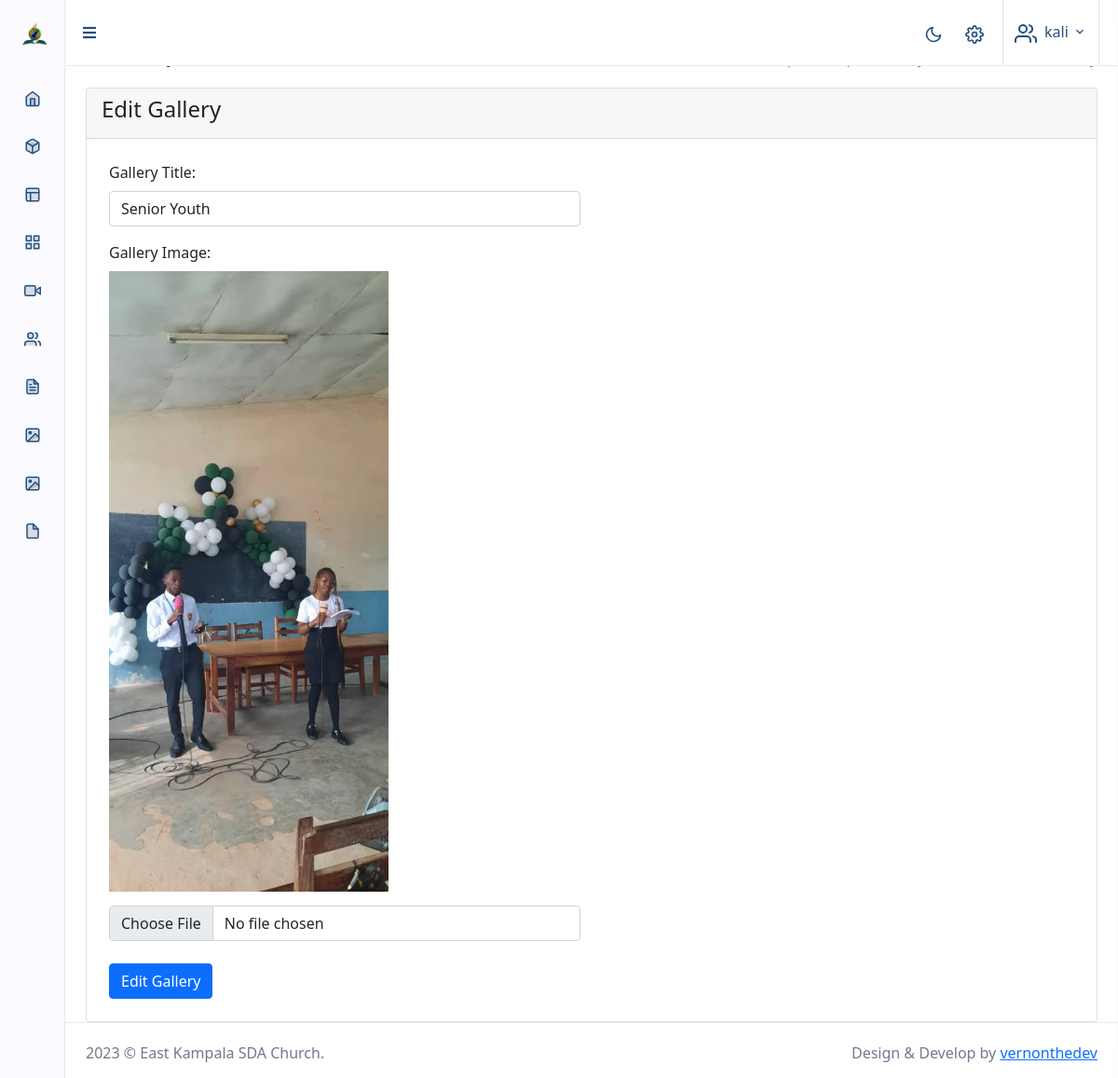
Page /admin/edit-gallery.php (signed in) on the committed database.
### tables this page shows
CREATE TABLE `image_gallery` (
  `gallery_id` int(11) NOT NULL,
  `gallery_title` varchar(100) NOT NULL,
  `gallery_img` varchar(100) NOT NULL
);

### admin/edit-gallery.php (the view, shortened to what this page needs)
<?php
include'config.php';
$view_gallery = "SELECT * FROM image_gallery";
$run_query = $conn->prepare($view_gallery);
$run_query->execute();
$rows = $run_query->fetchAll();
?>
<!doctype html>
<html lang="en">
<head>
    <?php include'style.php'; ?>
</head>
<body>
        <div id="layout-wrapper">
    <?php include'header.php'; ?>
            <div class="main-content">
                <div class="page-content">
                    <div class="container-fluid">
                        <div class="row">
                            <div class="col-12">
                                <div class="page-title-box d-sm-flex align-items-center justify-content-between">
                                    <h4 class="mb-sm-0 font-size-18">Edit Gallery</h4>
                                    <div class="page-title-right">
                                        <ol class="breadcrumb m-0">
                                            <li class="breadcrumb-item"><a href="./">Admin</a></li>
                                            <li class="breadcrumb-item active">Edit Gallery</li>
                                        </ol>
                                    </div>
                                </div>
                            </div>
                        </div>
                        <div class="row">
                            <div class="col-12">
                                <div class="card">
                                    <div class="card-header">
                                        <h4 class="card-title">Edit Gallery</h4>
                                    </div>
                                    <div class="card-body editable_banner p-4">
                                        <div class="row">
                                            <div class="col-lg-6">
                                                <?php
                                                foreach($rows as $row){
                                                $gallery_title = $row->gallery_title;
                                                $gallery_img = $row->gallery_img;
                                            }
                                                ?>
                                                <form action="" method="POST" enctype="multipart/form-data" >
                                                    <div class="mb-3">
                                                        <label for="example-text-input" class="form-label">Gallery Title:</label>
                                                        <input class="form-control" type="text"  id="example-text-input" name="gallery_title" placeholder="Gallery Title" value="<?php echo $gallery_title ?>">
                                                    </div>
                                                    <div class="mb-3">
                                                        <label for="example-text-input" class="form-label">Gallery Image:</label>
                                                        <img class="editable_img" id="output" src="banner/<?php echo $gallery_img ?>">
                                                        <input class="form-control" type="file"  id="example-img-input" name="gallery_img" placeholder="Gallery Image" onchange="loadFile(event)">
                                                    </div>
                                                    <div class="mt-4">
                                                        <button type="submit" name="edit_gallery" class="btn btn-primary w-md">Edit Gallery</button>
                                                    </div>
                                                </form>
                                            </div>
                                        </div>
                                    </div>
                                </div>
                            </div>
                        </div>
                    </div>
                </div>
    <?php include'right-sidebar.php'; ?>
</body>
</html>

### rows in the picture
image_gallery: gallery_title "Senior Youth", gallery_img (picture)

### other values in the picture
$_SESSION['admin_name'] "kali"
